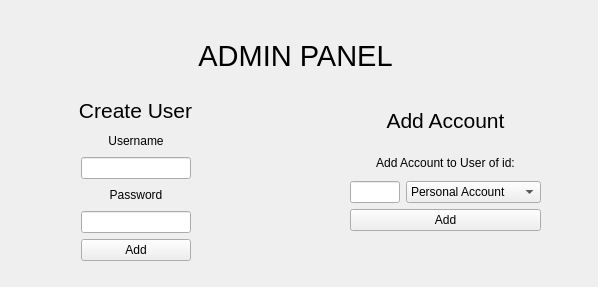
<?xml version="1.0" encoding="UTF-8"?>
<ui version="4.0">
 <class>AdminMenu</class>
 <widget class="QWidget" name="AdminMenu">
  <property name="geometry">
   <rect>
    <x>0</x>
    <y>0</y>
    <width>598</width>
    <height>287</height>
   </rect>
  </property>
  <property name="windowTitle">
   <string>ADMIN PANEL</string>
  </property>
  <widget class="QLabel" name="label_4">
   <property name="geometry">
    <rect>
     <x>100</x>
     <y>30</y>
     <width>391</width>
     <height>51</height>
    </rect>
   </property>
   <property name="font">
    <font>
     <pointsize>22</pointsize>
    </font>
   </property>
   <property name="text">
    <string>ADMIN PANEL</string>
   </property>
   <property name="alignment">
    <set>Qt::AlignmentFlag::AlignCenter</set>
   </property>
  </widget>
  <widget class="QLabel" name="label_5">
   <property name="geometry">
    <rect>
     <x>70</x>
     <y>100</y>
     <width>131</width>
     <height>21</height>
    </rect>
   </property>
   <property name="font">
    <font>
     <pointsize>16</pointsize>
    </font>
   </property>
   <property name="text">
    <string>Create User</string>
   </property>
   <property name="alignment">
    <set>Qt::AlignmentFlag::AlignCenter</set>
   </property>
  </widget>
  <widget class="QLabel" name="label_6">
   <property name="geometry">
    <rect>
     <x>380</x>
     <y>110</y>
     <width>131</width>
     <height>21</height>
    </rect>
   </property>
   <property name="font">
    <font>
     <pointsize>16</pointsize>
    </font>
   </property>
   <property name="text">
    <string>Add Account</string>
   </property>
   <property name="alignment">
    <set>Qt::AlignmentFlag::AlignCenter</set>
   </property>
  </widget>
  <widget class="QWidget" name="layoutWidget">
   <property name="geometry">
    <rect>
     <x>350</x>
     <y>150</y>
     <width>191</width>
     <height>81</height>
    </rect>
   </property>
   <layout class="QVBoxLayout" name="Accounts">
    <item>
     <widget class="QLabel" name="label">
      <property name="text">
       <string>Add Account to User of id:</string>
      </property>
      <property name="alignment">
       <set>Qt::AlignmentFlag::AlignCenter</set>
      </property>
     </widget>
    </item>
    <item>
     <layout class="QHBoxLayout" name="horizontalLayout">
      <item>
       <widget class="QLineEdit" name="user_id">
        <property name="sizePolicy">
         <sizepolicy hsizetype="Preferred" vsizetype="Fixed">
          <horstretch>0</horstretch>
          <verstretch>0</verstretch>
         </sizepolicy>
        </property>
        <property name="maximumSize">
         <size>
          <width>50</width>
          <height>16777215</height>
         </size>
        </property>
       </widget>
      </item>
      <item>
       <widget class="QComboBox" name="account_type">
        <property name="sizePolicy">
         <sizepolicy hsizetype="Minimum" vsizetype="Fixed">
          <horstretch>0</horstretch>
          <verstretch>0</verstretch>
         </sizepolicy>
        </property>
        <item>
         <property name="text">
          <string>Personal Account</string>
         </property>
        </item>
        <item>
         <property name="text">
          <string>Savings Account</string>
         </property>
        </item>
       </widget>
      </item>
     </layout>
    </item>
    <item>
     <widget class="QPushButton" name="add_account">
      <property name="text">
       <string>Add</string>
      </property>
     </widget>
    </item>
   </layout>
  </widget>
  <widget class="QWidget" name="layoutWidget">
   <property name="geometry">
    <rect>
     <x>81</x>
     <y>131</y>
     <width>110</width>
     <height>130</height>
    </rect>
   </property>
   <layout class="QVBoxLayout" name="verticalLayout">
    <item>
     <widget class="QLabel" name="label_2">
      <property name="text">
       <string>Username</string>
      </property>
      <property name="alignment">
       <set>Qt::AlignmentFlag::AlignCenter</set>
      </property>
     </widget>
    </item>
    <item>
     <widget class="QLineEdit" name="username"/>
    </item>
    <item>
     <widget class="QLabel" name="label_3">
      <property name="text">
       <string>Password</string>
      </property>
      <property name="alignment">
       <set>Qt::AlignmentFlag::AlignCenter</set>
      </property>
     </widget>
    </item>
    <item>
     <widget class="QLineEdit" name="password"/>
    </item>
    <item>
     <widget class="QPushButton" name="add_user">
      <property name="text">
       <string>Add</string>
      </property>
     </widget>
    </item>
   </layout>
  </widget>
 </widget>
 <resources/>
 <connections/>
</ui>
